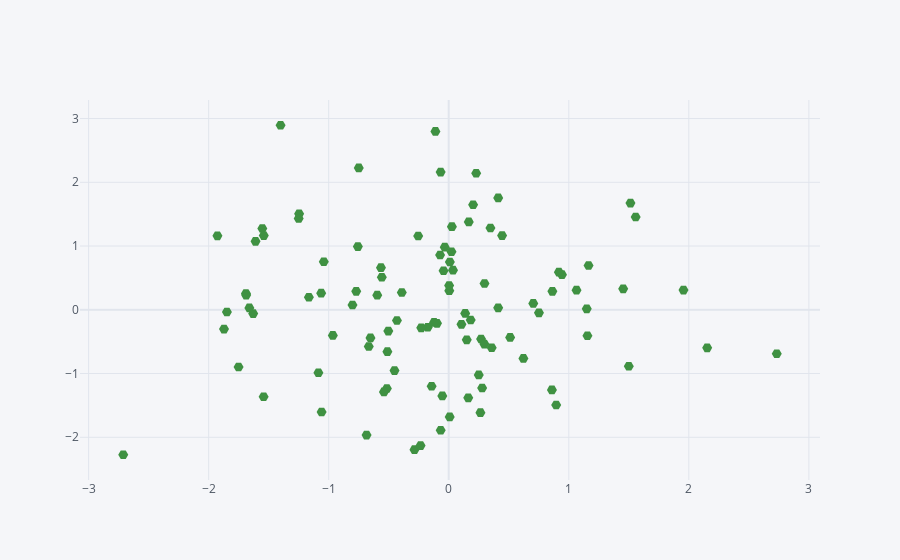

Notebook cell for this chart:
### Code cell
df.iplot(kind='scatter', x='A', y='B', mode='markers', size=10, color='#3f9142',
        symbol=15)
